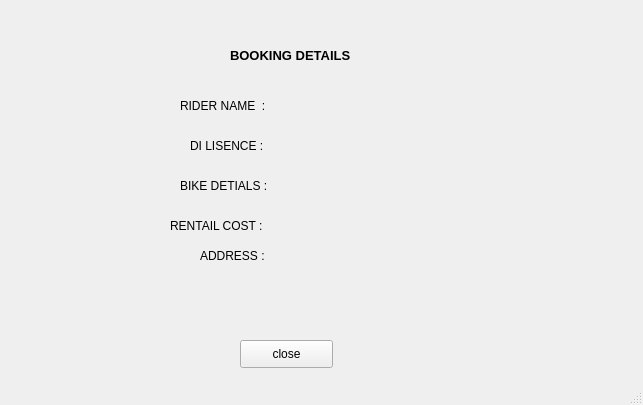
<?xml version="1.0" encoding="UTF-8"?>
<ui version="4.0">
 <class>MainWindow</class>
 <widget class="QMainWindow" name="MainWindow">
  <property name="geometry">
   <rect>
    <x>0</x>
    <y>0</y>
    <width>643</width>
    <height>405</height>
   </rect>
  </property>
  <property name="windowTitle">
   <string>MainWindow</string>
  </property>
  <widget class="QWidget" name="centralwidget">
   <widget class="QLabel" name="label">
    <property name="geometry">
     <rect>
      <x>230</x>
      <y>30</y>
      <width>191</width>
      <height>51</height>
     </rect>
    </property>
    <property name="text">
     <string>&lt;html&gt;&lt;head/&gt;&lt;body&gt;&lt;p&gt;&lt;span style=&quot; font-size:10pt; font-weight:600;&quot;&gt;BOOKING DETAILS&lt;/span&gt;&lt;/p&gt;&lt;/body&gt;&lt;/html&gt;</string>
    </property>
   </widget>
   <widget class="QLabel" name="label_2">
    <property name="geometry">
     <rect>
      <x>180</x>
      <y>90</y>
      <width>101</width>
      <height>31</height>
     </rect>
    </property>
    <property name="text">
     <string>RIDER NAME  :</string>
    </property>
   </widget>
   <widget class="QLabel" name="ridername">
    <property name="geometry">
     <rect>
      <x>280</x>
      <y>90</y>
      <width>161</width>
      <height>31</height>
     </rect>
    </property>
    <property name="text">
     <string/>
    </property>
   </widget>
   <widget class="QLabel" name="label_4">
    <property name="geometry">
     <rect>
      <x>190</x>
      <y>130</y>
      <width>101</width>
      <height>31</height>
     </rect>
    </property>
    <property name="text">
     <string>DI LISENCE :</string>
    </property>
   </widget>
   <widget class="QLabel" name="label_6">
    <property name="geometry">
     <rect>
      <x>200</x>
      <y>240</y>
      <width>101</width>
      <height>31</height>
     </rect>
    </property>
    <property name="text">
     <string>ADDRESS :</string>
    </property>
   </widget>
   <widget class="QLabel" name="label_7">
    <property name="geometry">
     <rect>
      <x>170</x>
      <y>210</y>
      <width>101</width>
      <height>31</height>
     </rect>
    </property>
    <property name="text">
     <string>RENTAIL COST :</string>
    </property>
   </widget>
   <widget class="QLabel" name="label_8">
    <property name="geometry">
     <rect>
      <x>180</x>
      <y>170</y>
      <width>101</width>
      <height>31</height>
     </rect>
    </property>
    <property name="text">
     <string>BIKE DETIALS :</string>
    </property>
   </widget>
   <widget class="QLabel" name="address">
    <property name="geometry">
     <rect>
      <x>280</x>
      <y>250</y>
      <width>221</width>
      <height>61</height>
     </rect>
    </property>
    <property name="text">
     <string/>
    </property>
   </widget>
   <widget class="QLabel" name="cost">
    <property name="geometry">
     <rect>
      <x>280</x>
      <y>220</y>
      <width>171</width>
      <height>21</height>
     </rect>
    </property>
    <property name="text">
     <string/>
    </property>
   </widget>
   <widget class="QLabel" name="bikewanted">
    <property name="geometry">
     <rect>
      <x>290</x>
      <y>180</y>
      <width>171</width>
      <height>21</height>
     </rect>
    </property>
    <property name="text">
     <string/>
    </property>
   </widget>
   <widget class="QLabel" name="dilicence">
    <property name="geometry">
     <rect>
      <x>270</x>
      <y>130</y>
      <width>171</width>
      <height>21</height>
     </rect>
    </property>
    <property name="text">
     <string/>
    </property>
   </widget>
   <widget class="QPushButton" name="close">
    <property name="geometry">
     <rect>
      <x>240</x>
      <y>340</y>
      <width>93</width>
      <height>28</height>
     </rect>
    </property>
    <property name="text">
     <string>close</string>
    </property>
   </widget>
  </widget>
  <widget class="QStatusBar" name="statusbar"/>
 </widget>
 <resources/>
 <connections/>
</ui>
